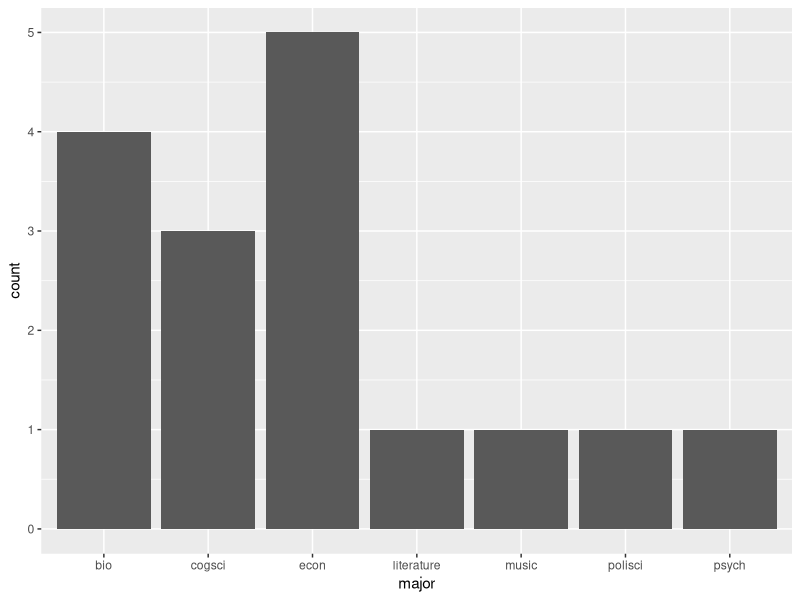
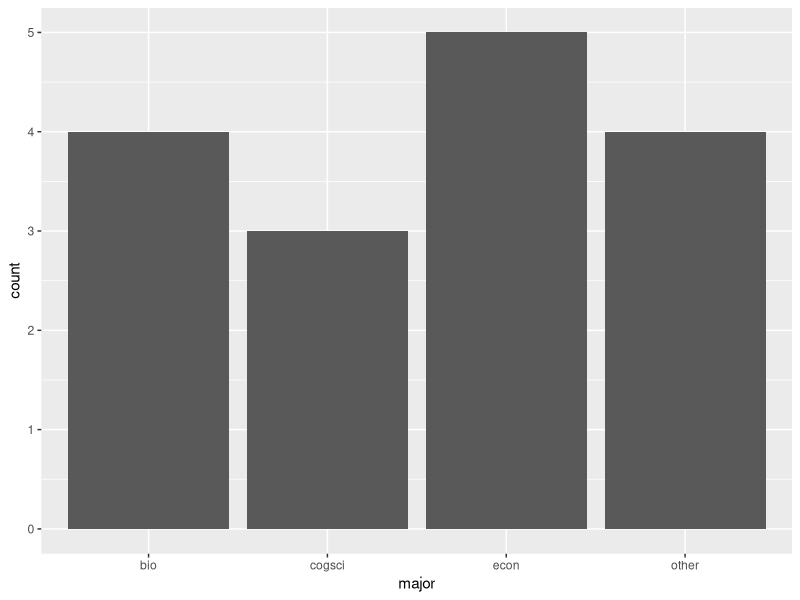

Generate these figures, in order, with R:
## ---- chunk 1
library(tidyverse)
## ---- chunk 2
students = read_csv('data/class_survey_raw.csv')
## ---- chunk 3
students = students |>
    select(-Timestamp)
## ---- chunk 4
renames = c(
    "Identifier" = "identifier",
    "What duck do you feel like today?" = "duck",
    "In general, how comfortable (versus shaky) to you feel about writing code?" = "comfort_code",
    "In general, how comfortable (versus shaky) to you feel with statistics, probability, and math stuff?" = "comfort_math",
    "What Data Science (DATA) courses have you taken at Berkeley?" = "courses_data",
    "What Statistics department (STAT) courses have you taken at Berkeley?"  = "courses_stat",     "What programming language are you most familiar with?" = "language",
    "What year are you in your program?" = "year",
    "What is your major?" = "major",
    "What do you think is the best TV series of all time?" = "tv",
    "Fake Test Score" = "fake_score"
)
students = students |>
    rename_with(~ renames[.x], .cols = names(renames))
## ---- chunk 5
class(students$major)
## ---- chunk 6
students = students |>
    mutate(major = factor(major))
## ---- chunk 7
students |>
    ggplot(aes(x = major)) + geom_bar()
## ---- chunk 8
students = students |>
    mutate(major = fct_lump_min(major, 2, other_level="other"))
## ---- chunk 9
students |>
    ggplot(aes(x = major)) + geom_bar()
## ---- chunk 10
roster = read_csv('data/roster.csv')
## ---- chunk 11
joined = full_join(roster, students, by = "identifier")
